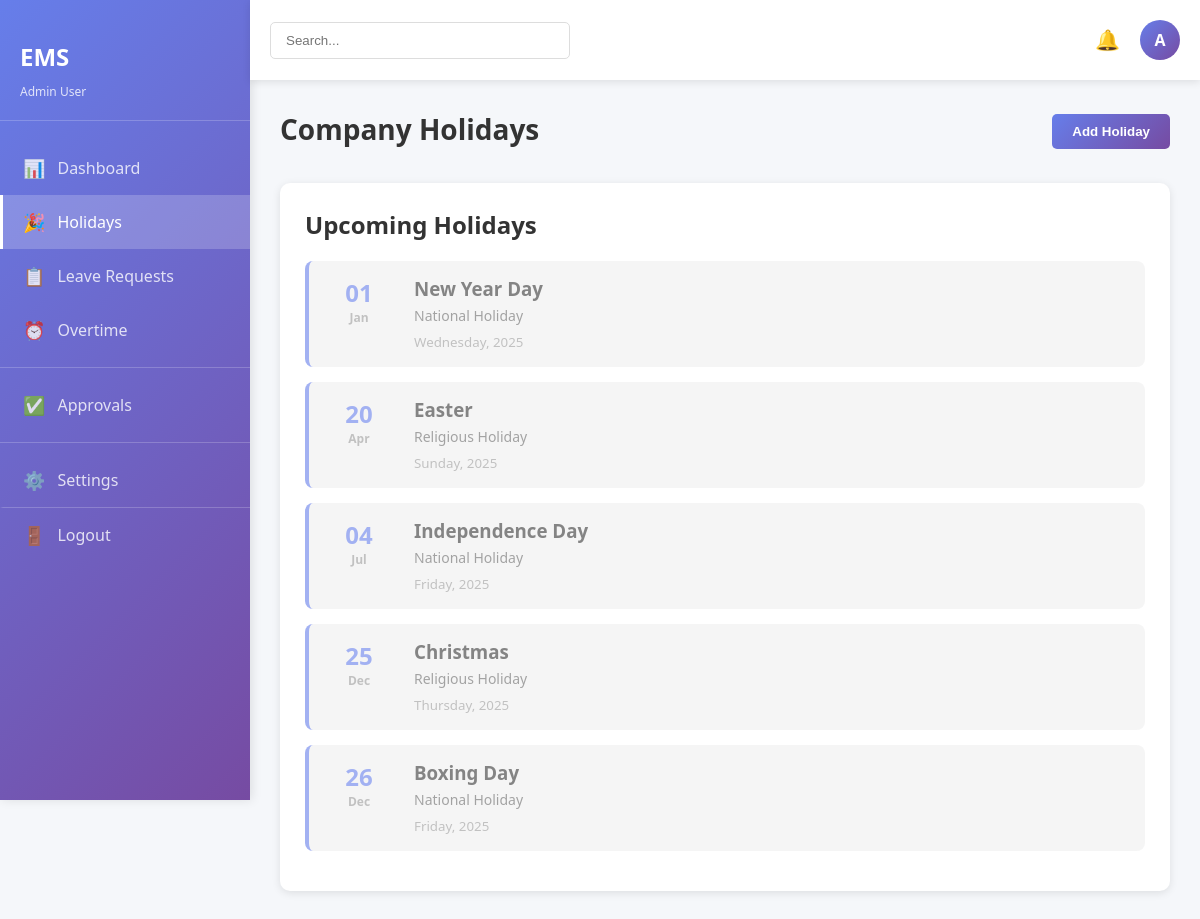
/holidays.php (signed in), run on the app's committed database.
### tables this page shows
CREATE TABLE users (
    id INT PRIMARY KEY AUTO_INCREMENT,
    name VARCHAR(100) NOT NULL,
    email VARCHAR(100) UNIQUE NOT NULL,
    password VARCHAR(255) NOT NULL,
    role ENUM('employee', 'manager', 'admin') DEFAULT 'employee',
    department VARCHAR(100),
    position VARCHAR(100),
    holiday_balance INT DEFAULT 30,
    leave_balance INT DEFAULT 20,
    overtime_hours DECIMAL(8, 2) DEFAULT 0,
    total_leave_days INT DEFAULT 0,
    created_at TIMESTAMP DEFAULT CURRENT_TIMESTAMP,
    updated_at TIMESTAMP DEFAULT CURRENT_TIMESTAMP ON UPDATE CURRENT_TIMESTAMP
);

CREATE TABLE holidays (
    id INT PRIMARY KEY AUTO_INCREMENT,
    name VARCHAR(150) NOT NULL,
    date DATE NOT NULL UNIQUE,
    description TEXT,
    created_at TIMESTAMP DEFAULT CURRENT_TIMESTAMP
);

### holidays.php (the view, shortened to what this page needs)
<?php
include 'config.php';
$stmt = $conn->prepare("SELECT * FROM holidays ORDER BY date ASC");
$stmt->execute();
$holidays = $stmt->get_result();
?>
<!DOCTYPE html>
<html lang="en">
<head>
    <link rel="stylesheet" href="styles.css">
</head>
<body>
    <div class="container">
        <?php include 'sidebar.php'; ?>
        <main class="main-content">
            <?php include 'topbar.php'; ?>
            <div class="content">
                <div class="page-header">
                    <h1>Company Holidays</h1>
                    <?php if ($role === 'admin'): ?>
                        <button class="btn btn-primary" onclick="openModal('holidayModal')">Add Holiday</button>
                    <?php endif; ?>
                </div>
                <div class="holidays-container">
                    <div class="holidays-list">
                        <h2>Upcoming Holidays</h2>
                        <?php
                        if ($holidays->num_rows > 0) {
                            while ($holiday = $holidays->fetch_assoc()) {
                                $date = new DateTime($holiday['date']);
                                $is_today = $date->format('Y-m-d') === date('Y-m-d');
                                $is_past = $date < new DateTime();
                                $class = '';
                                if ($is_today) $class = 'holiday-today';
                                elseif ($is_past) $class = 'holiday-past';
                                echo "<div class='holiday-card {$class}'>
                                    <div class='holiday-date'>
                                        <div class='day'>" . $date->format('d') . "</div>
                                        <div class='month'>" . $date->format('M') . "</div>
                                    </div>
                                    <div class='holiday-info'>
                                        <h3>" . htmlspecialchars($holiday['name']) . "</h3>
                                        <p>" . htmlspecialchars($holiday['description']) . "</p>
                                        <small>" . $date->format('l, Y') . "</small>
                                    </div>
                                </div>";
                            }
                        } else {
                            echo "<p class='no-data'>No holidays scheduled</p>";
                        }
                        ?>
                    </div>
                </div>
            </div>
        </main>
    </div>
</body>
</html>

### sidebar.php (shortened to what this page needs)
<?php
$current_page = basename($_SERVER['PHP_SELF']);
$role = $_SESSION['role'] ?? 'employee';
$user_id = $_SESSION['user_id'];
$stmt = $conn->prepare("SELECT name FROM users WHERE id = ?");
$stmt->bind_param("i", $user_id);
$stmt->execute();
$user = $stmt->get_result()->fetch_assoc();
?>
<aside class="sidebar">
    <div class="sidebar-header">
        <h2>EMS</h2>
        <p class="user-name"><?php echo htmlspecialchars($user['name'] ?? 'User'); ?></p>
    </div>
    <nav class="nav-menu">
        <a href="index.php" class="nav-link <?php echo $current_page === 'index.php' ? 'active' : ''; ?>">
            <span class="icon">📊</span>
            <span>Dashboard</span>
        </a>
        <a href="holidays.php" class="nav-link <?php echo $current_page === 'holidays.php' ? 'active' : ''; ?>">
            <span class="icon">🎉</span>
            <span>Holidays</span>
        </a>
        <a href="leave.php" class="nav-link <?php echo $current_page === 'leave.php' ? 'active' : ''; ?>">
            <span class="icon">📋</span>
            <span>Leave Requests</span>
        </a>
        <a href="overtime.php" class="nav-link <?php echo $current_page === 'overtime.php' ? 'active' : ''; ?>">
            <span class="icon">⏰</span>
            <span>Overtime</span>
        </a>
        <?php if ($role === 'admin' || $role === 'manager'): ?>
            <hr>
            <a href="approvals.php" class="nav-link <?php echo $current_page === 'approvals.php' ? 'active' : ''; ?>">
                <span class="icon">✅</span>
                <span>Approvals</span>
            </a>
        <?php endif; ?>
        <hr>
        <a href="profile.php" class="nav-link <?php echo $current_page === 'profile.php' ? 'active' : ''; ?>">
            <span class="icon">⚙️</span>
            <span>Settings</span>
        </a>
        <a href="logout.php" class="nav-link logout">
            <span class="icon">🚪</span>
            <span>Logout</span>
        </a>
    </nav>
</aside>

### topbar.php
<header class="top-bar">
    <div class="search-bar">
        <input type="text" placeholder="Search...">
    </div>
    <div class="top-bar-actions">
        <button class="notification-btn">🔔</button>
        <div class="user-avatar">
            <span><?php echo isset($user['name']) ? substr($user['name'], 0, 1) : '?'; ?></span>
        </div>
    </div>
</header>

### styles.css (style rules this page uses)
* { margin: 0; padding: 0; box-sizing: border-box; }
body { font-family: 'Segoe UI', Tahoma, Geneva, Verdana, sans-serif; background-color: #f5f7fa; color: #333; }
.container { display: flex; min-height: 100vh; }
.sidebar { width: 250px; background: linear-gradient(135deg, #667eea 0%, #764ba2 100%); color: white; padding: 20px 0; position: fixed; height: 100vh; overflow-y: auto; box-shadow: 2px 0 10px rgba(0, 0, 0, 0.1); }
.sidebar-header { padding: 20px; border-bottom: 1px solid rgba(255, 255, 255, 0.2); margin-bottom: 20px; }
.sidebar-header h2 { font-size: 24px; margin-bottom: 10px; }
.user-name { font-size: 12px; opacity: 0.8; }
.nav-menu { padding: 0; list-style: none; }
.nav-link { display: flex; align-items: center; padding: 15px 20px; color: rgba(255, 255, 255, 0.8); text-decoration: none; transition: all 0.3s; position: relative; border-left: 3px solid transparent; }
.nav-link.active { background: rgba(255, 255, 255, 0.2); color: white; border-left-color: white; }
.nav-link .icon { margin-right: 12px; font-size: 18px; }
.sidebar hr { border: none; border-top: 1px solid rgba(255, 255, 255, 0.2); margin: 10px 0; }
.nav-link.logout { margin-top: auto; border-top: 1px solid rgba(255, 255, 255, 0.2); }
.main-content { margin-left: 250px; flex: 1; display: flex; flex-direction: column; }
.top-bar { background: white; padding: 20px; display: flex; justify-content: space-between; align-items: center; box-shadow: 0 2px 8px rgba(0, 0, 0, 0.1); position: sticky; top: 0; z-index: 100; }
.search-bar input { padding: 10px 15px; border: 1px solid #ddd; border-radius: 5px; width: 300px; transition: border-color 0.3s; }
.top-bar-actions { display: flex; align-items: center; gap: 20px; }
.notification-btn { background: none; border: none; font-size: 20px; cursor: pointer; transition: transform 0.3s; }
.user-avatar { width: 40px; height: 40px; border-radius: 50%; background: linear-gradient(135deg, #667eea 0%, #764ba2 100%); color: white; display: flex; align-items: center; justify-content: center; font-weight: bold; cursor: pointer; }
.content { padding: 30px; flex: 1; }
.page-header { margin-bottom: 30px; display: flex; justify-content: space-between; align-items: center; }
.page-header h1 { font-size: 28px; color: #333; margin-bottom: 5px; }
.btn { padding: 10px 20px; border: none; border-radius: 5px; cursor: pointer; font-weight: 600; transition: all 0.3s; text-decoration: none; display: inline-block; }
.btn-primary { background: linear-gradient(135deg, #667eea 0%, #764ba2 100%); color: white; }
.holidays-container { display: grid; gap: 20px; }
.holidays-list { background: white; padding: 25px; border-radius: 10px; box-shadow: 0 2px 8px rgba(0, 0, 0, 0.1); }
.holidays-list h2 { margin-bottom: 20px; color: #333; }
.holiday-card { display: flex; gap: 20px; padding: 15px; background: #f9f9f9; border-radius: 8px; border-left: 4px solid #667eea; margin-bottom: 15px; transition: all 0.3s; }
.holiday-card.holiday-past { opacity: 0.6; background: #f0f0f0; }
.holiday-date { min-width: 70px; text-align: center; font-weight: bold; }
.holiday-date .day { font-size: 24px; color: #667eea; }
.holiday-date .month { font-size: 12px; color: #999; }
.holiday-info h3 { margin-bottom: 5px; color: #333; }
.holiday-info p { font-size: 14px; color: #666; margin-bottom: 5px; }
.holiday-info small { color: #999; }

### data on the page
users: name "Admin User", name "A"
holidays: date "01", date "Jan", name "New Year Day", description "National Holiday", date "Wednesday, 2025"
holidays: date "20", date "Apr", name "Easter", description "Religious Holiday", date "Sunday, 2025"
holidays: date "04", date "Jul", name "Independence Day", description "National Holiday", date "Friday, 2025"
holidays: date "25", date "Dec", name "Christmas", description "Religious Holiday", date "Thursday, 2025"
holidays: date "26", date "Dec", name "Boxing Day", description "National Holiday", date "Friday, 2025"
